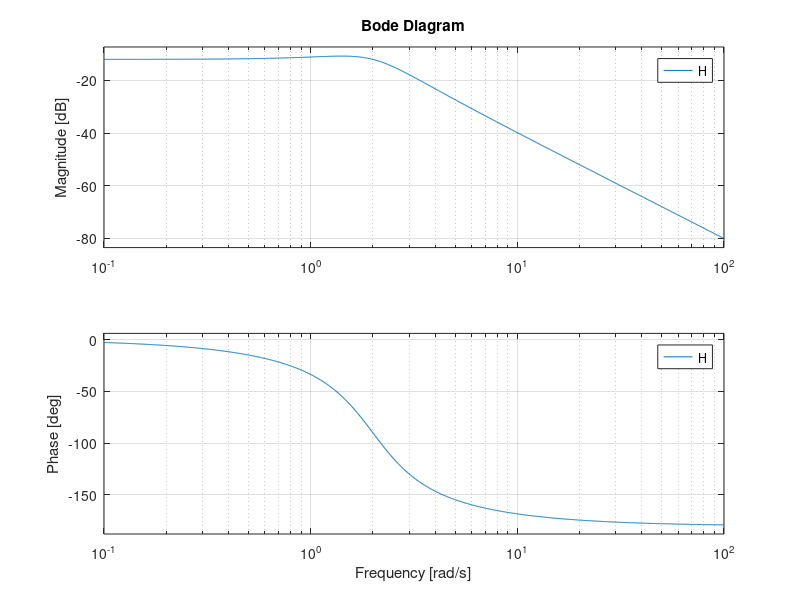
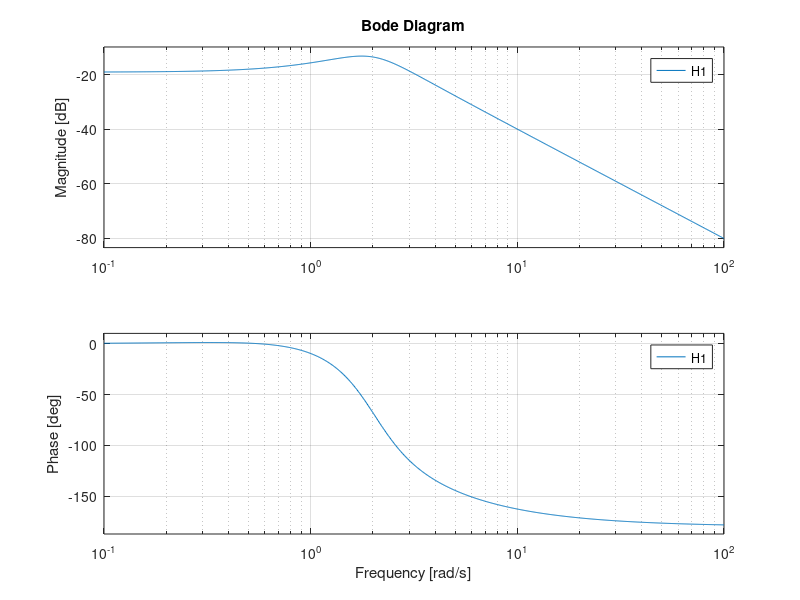
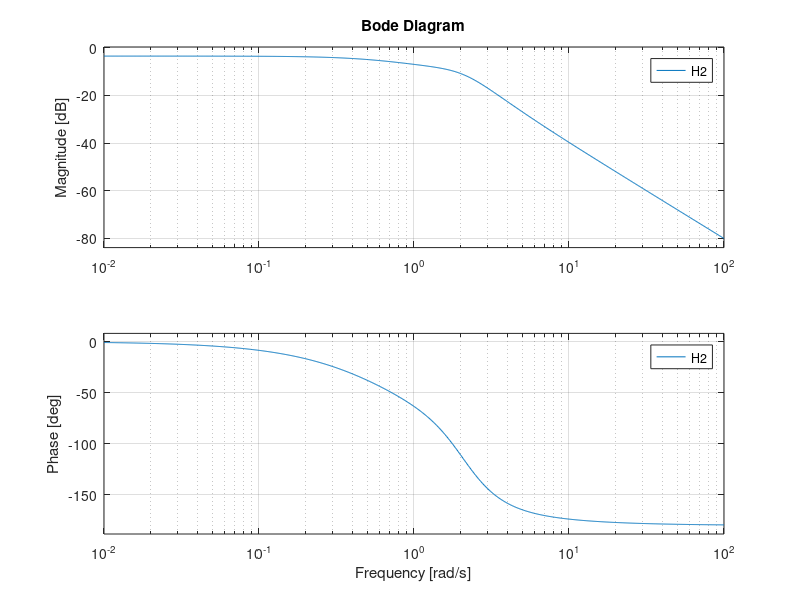
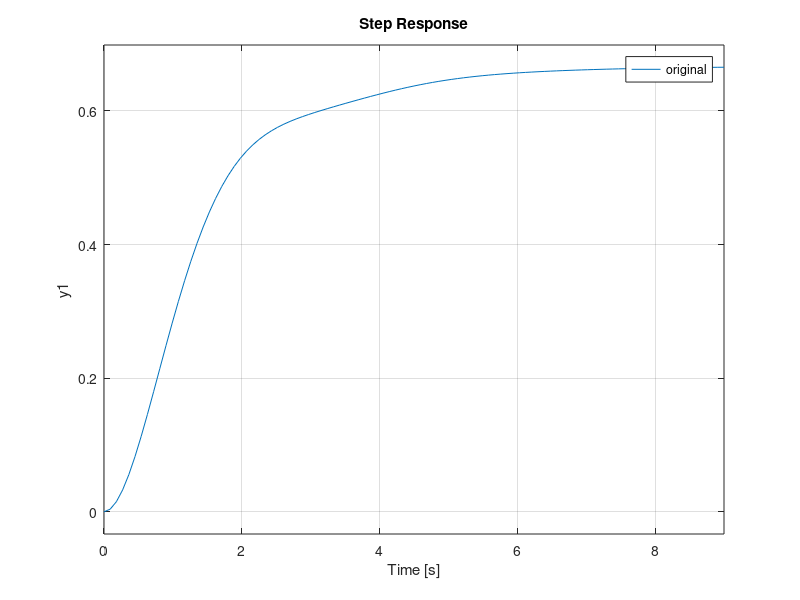

Here is the MATLAB script that generated these plots, in order:
clear all
%% Try to understand the lead and lag compensator 
s = tf('s');
G = 1/(s^2+2*s+5); 
H = feedback(G, -1);

%% Before adding compensator
figure(1);
subplot(3,1,1)
step(H)
subplot(3,1,2)
rlocus(H)
subplot(3,1,3)
bode(H)

%% Adding a lag compensator
C1 = (s+1)/(s+2);
H1 = feedback(C1*G, -1);
figure(2);
subplot(3,1,1)
step(H1)
subplot(3,1,2)
rlocus(H1)
subplot(3,1,3)
bode(H1)
% The root locus moves right, results in less stability, slow down settling 
% time

%% Add a lead compensator
C2 = (s+2)/(s+1);
H2 = feedback(C2*G, -1);
figure(3);
subplot(3,1,1)
step(H2)
subplot(3,1,2)
rlocus(H2)
subplot(3,1,3)
bode(H2)
% The root locus move left, results in more stability, speed up settling
% time

%% Visualization comparsion
figure(4)
step(H)
hold on
step(H1)
step(H2)
legend('original', 'lag', 'lead')